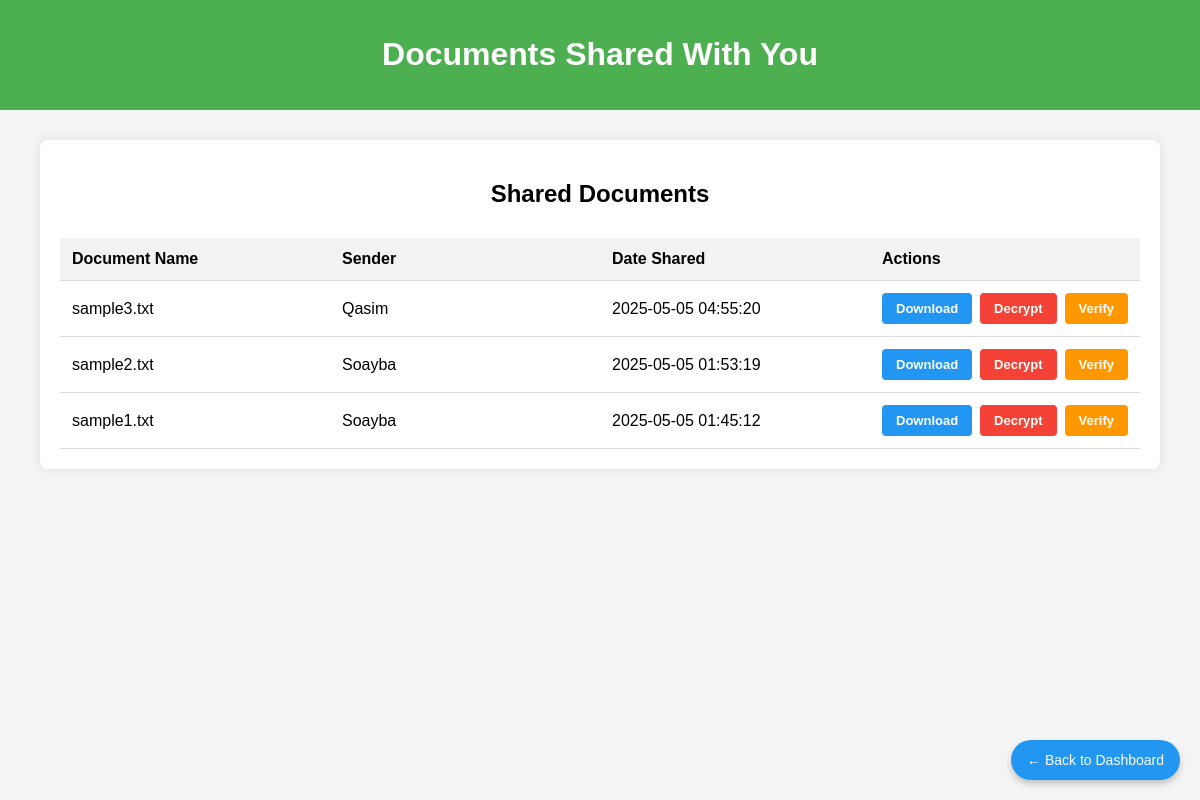
Page /shared (signed in) on the committed database.
### tables this page shows
CREATE TABLE shared_documents (
        id INTEGER PRIMARY KEY AUTOINCREMENT,
        doc_id INTEGER,
        recipient_id INTEGER,
        encrypted_filename TEXT NOT NULL,
        FOREIGN KEY (doc_id) REFERENCES documents(id),
        FOREIGN KEY (recipient_id) REFERENCES users(id));

CREATE TABLE documents (
        id INTEGER PRIMARY KEY AUTOINCREMENT,
        user_id INTEGER,
        filename TEXT NOT NULL,
        signature TEXT NOT NULL,
        r TEXT NOT NULL,
        s TEXT NOT NULL,
        public_key TEXT NOT NULL,
        metadata TEXT NOT NULL,
        upload_date TEXT,
        FOREIGN KEY (user_id) REFERENCES users(id));

CREATE TABLE users (
                id INTEGER PRIMARY KEY AUTOINCREMENT,
                username TEXT NOT NULL,
                email TEXT NOT NULL,
                password TEXT NOT NULL,
                rsa_public_key TEXT NOT NULL,
                dsa_public_key TEXT NOT NULL,
                rsa_private_key_path TEXT NOT NULL,  
                dsa_private_key_path TEXT NOT NULL);

### app.py (the view)
@app.route('/shared')
def view_shared_documents():
    if 'user_id' not in session:
        return redirect('/login')
    conn = sqlite3.connect('database.db')
    c = conn.cursor()
    c.execute('''
        SELECT sd.id, d.filename, d.upload_date, u.username, sd.encrypted_filename
        FROM shared_documents sd
        JOIN documents d ON sd.doc_id = d.id
        JOIN users u ON d.user_id = u.id
        WHERE sd.recipient_id = ?
        ORDER BY sd.id DESC
    ''', (session['user_id'],))
    rows = c.fetchall()
    conn.close()
    shared_docs = []
    for row in rows:
        shared_docs.append({
            'id': row[0],
            'original_filename': row[1],
            'shared_date': row[2],
            'sender_username': row[3],
            'encrypted_filename': row[4],
        })
    return render_template('shared.html', shared_docs=shared_docs)

### templates/shared.html (shortened to what this page needs)
<!DOCTYPE html>
<html lang="en">
<head>
</head>
<body>
    <div class="navbar">
        <h1>Documents Shared With You</h1>
    </div>
    <div class="container">
        <h2>Shared Documents</h2>
        {% if shared_docs %}
        <table>
            <thead>
                <tr>
                    <th>Document Name</th>
                    <th>Sender</th>
                    <th>Date Shared</th>
                    <th>Actions</th>
                </tr>
            </thead>
            <tbody>
                {% for doc in shared_docs %}
                <tr>
                    <td>{{ doc['original_filename'] }}</td>
                    <td>{{ doc['sender_username'] }}</td>
                    <td>{{ doc['shared_date'] }}</td>
                    <td class="actions">
                        <a class="button btn-download" href="/download_encrypted/{{ doc['encrypted_filename'] }}">Download</a>
                        <button class="button btn-decrypt" onclick="decryptDocument({{ doc['id'] }})">Decrypt</button>
                        <button class="button btn-verify" onclick="verifyDocument({{ doc['id'] }})">Verify</button>
                    </td>
                </tr>
                {% endfor %}
            </tbody>
        </table>
        {% else %}
            <p>No documents have been shared with you yet.</p>
        {% endif %}
    </div>
    <a href="/dashboard" class="floating-back-button">← Back to Dashboard</a>
</body>
</html>

### templates/shared.html (style rules this page uses)
body { font-family: Arial, sans-serif; margin: 0; padding: 0; background-color: #f4f4f4; }
.navbar { background-color: #4CAF50; padding: 15px; color: white; text-align: center; }
.container { width: 90%; max-width: 1200px; margin: 30px auto; background-color: #fff; padding: 20px; border-radius: 8px; box-shadow: 0 0 10px rgba(0, 0, 0, 0.1); }
h2 { text-align: center; margin-bottom: 30px; }
table { width: 100%; border-collapse: collapse; table-layout: fixed; word-wrap: break-word; }
th, td { padding: 12px; border-bottom: 1px solid #ddd; text-align: left; vertical-align: middle; }
th { background-color: #f2f2f2; }
td { word-wrap: break-word; }
.actions { display: flex; flex-wrap: wrap; gap: 8px; }
a.button { padding: 8px 14px; color: white; text-decoration: none; border-radius: 4px; font-size: 13px; font-weight: bold; transition: background-color 0.3s ease; display: inline-block; }
button { padding: 8px 14px; color: white; text-decoration: none; border-radius: 4px; font-size: 13px; font-weight: bold; transition: background-color 0.3s ease; display: inline-block; border: none; }
.btn-download { background-color: #2196F3; }
.btn-decrypt { background-color: #f44336; }
.btn-verify { background-color: #FF9800; }
.floating-back-button { position: fixed; bottom: 20px; right: 20px; background-color: #2196F3; color: white; padding: 12px 16px; border-radius: 50px; text-decoration: none; font-size: 14px; box-shadow: 0 4px 6px rgba(0, 0, 0, 0.2); z-index: 20; }

### rows in the picture
shared_documents: original_filename "sample3.txt", sender_username "Qasim", shared_date "2025-05-05 04:55:20"
shared_documents: original_filename "sample2.txt", sender_username "Soayba", shared_date "2025-05-05 01:53:19"
shared_documents: original_filename "sample1.txt", sender_username "Soayba", shared_date "2025-05-05 01:45:12"
